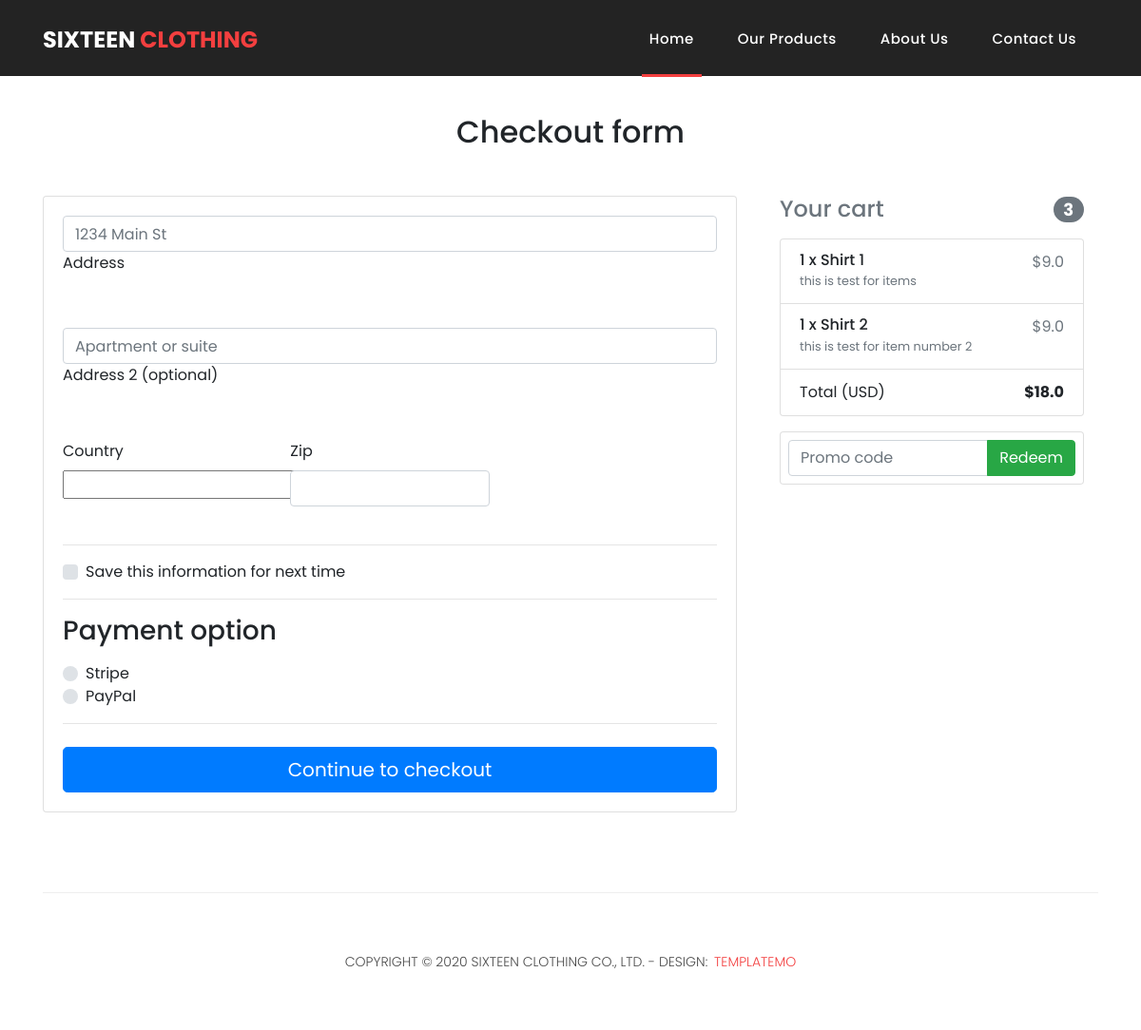
Before: /checkout/ (signed in) with the older database file.
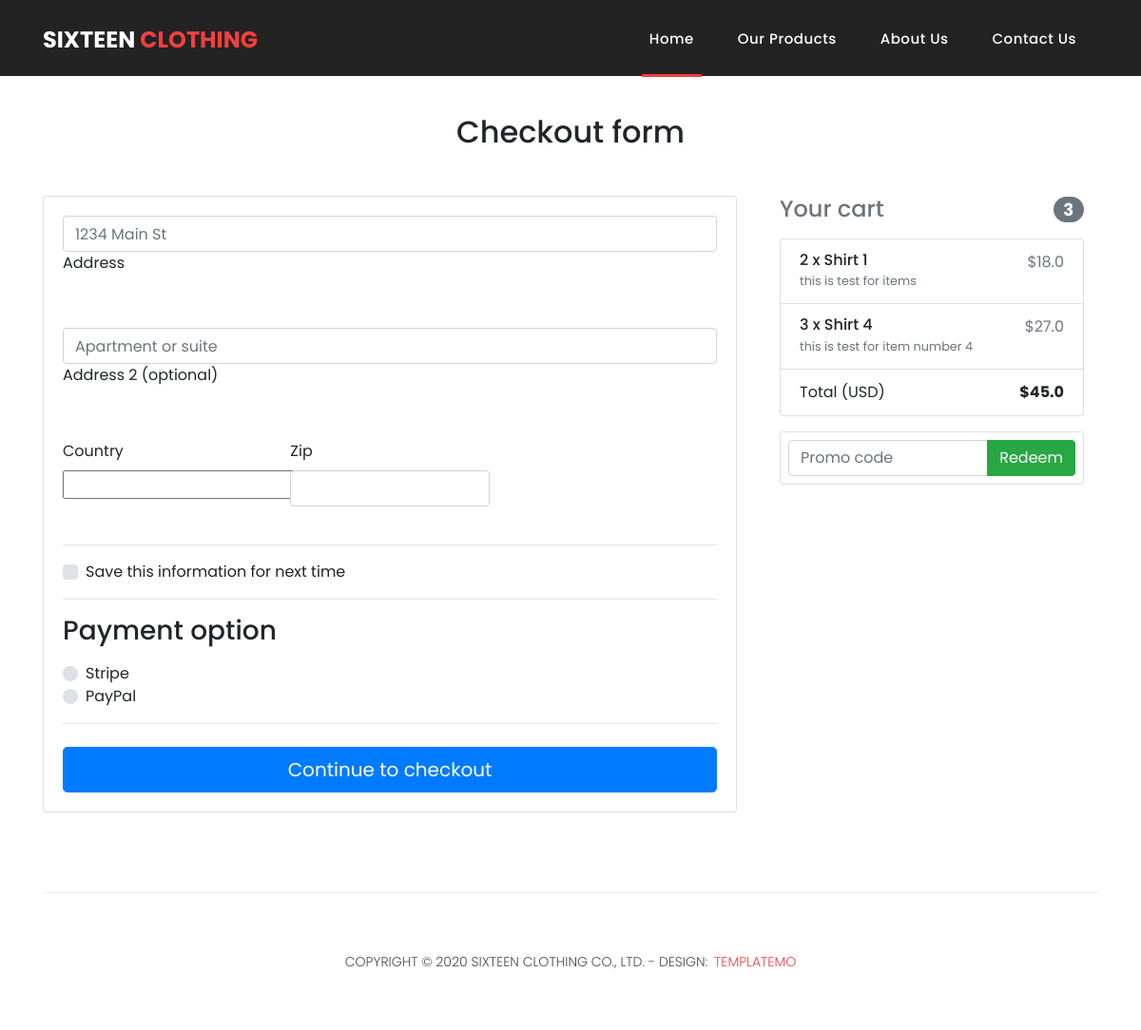
After: the same page with the newer database file.
### core/models.py (models this page shows, shortened)
class OrderItem(models.Model):
    user = models.ForeignKey(settings.AUTH_USER_MODEL,
                             on_delete=models.CASCADE)
    ordered = models.BooleanField(default=False)
    item = models.ForeignKey(Item, on_delete=models.CASCADE)
    quantity = models.IntegerField(default=1)
    def get_total_item_price(self):
        return self.quantity * self.item.price
    def get_final_price(self):
        if self.item.discount_price:
            return self.get_total_discount_item_price()
        return self.get_total_item_price()

class Item(models.Model):
    title = models.CharField(max_length=100)
    price = models.FloatField()
    discount_price = models.FloatField(blank=True, null=True)
    category = models.ForeignKey(Category,on_delete=models.CASCADE,max_length=100)
    label = models.CharField(choices=LABEL_CHOICES, max_length=1)
    slug = models.SlugField()
    description = models.TextField()
    image = models.ImageField()

class Order(models.Model):
    user = models.ForeignKey(settings.AUTH_USER_MODEL,
                             on_delete=models.CASCADE)
    ref_code = models.CharField(max_length=20, blank=True, null=True)
    items = models.ManyToManyField(OrderItem)
    start_date = models.DateTimeField(auto_now_add=True)
    ordered_date = models.DateTimeField()
    ordered = models.BooleanField(default=False)
    shipping_address = models.ForeignKey(
        'Address', related_name='shipping_address', on_delete=models.SET_NULL, blank=True, null=True)
    payment = models.ForeignKey(
        'Payment', on_delete=models.SET_NULL, blank=True, null=True)
    coupon = models.ForeignKey(
        'Coupon', on_delete=models.SET_NULL, blank=True, null=True)
    being_delivered = models.BooleanField(default=False)
    received = models.BooleanField(default=False)
    refund_requested = models.BooleanField(default=False)
    refund_granted = models.BooleanField(default=False)
    '''
    1. Item added to cart
    2. Adding a billing address
    (Failed checkout)
    3. Payment
    (Preprocessing, processing, packaging etc.)
    4. Being delivered
    5. Received
    6. Refunds
    '''
    def get_total(self):
        total = 0
        for order_item in self.items.all():
            total += order_item.get_final_price()
        if self.coupon:
            total -= self.coupon.amount
        return total

### core/views.py (the view, shortened to what this page needs)
# urls.py: path('checkout/', CheckoutView.as_view(), name='checkout'),
class CheckoutView(LoginRequiredMixin,View):
    def get(self, *args, **kwargs):
        try:
            order = Order.objects.get(user=self.request.user, ordered=False)
            form = CheckoutForm()
            context = {
                'form': form,
                'couponform': CouponForm(),
                'order': order,
                'DISPLAY_COUPON_FORM': True
            }
            shipping_address_qs = Address.objects.filter(
                user=self.request.user,
                default=True
            )
            if shipping_address_qs.exists():
                context.update(
                    {'default_shipping_address': shipping_address_qs[0]})
            return render(self.request, "shop/checkout.html", context)
        except ObjectDoesNotExist:
            messages.info(self.request, "You do not have an active order")
            return redirect("core:checkout")

### core/forms.py
class CheckoutForm(forms.Form):
    shipping_address = forms.CharField(required=False)
    shipping_address2 = forms.CharField(required=False)
    shipping_country = CountryField(blank_label='(select country)').formfield(
        required=False,
        widget=CountrySelectWidget(attrs={
            'class': 'custom-select d-block w-100',
        }))
    shipping_zip = forms.CharField(required=False)
    set_default_shipping = forms.BooleanField(required=False)
    use_default_shipping = forms.BooleanField(required=False)
    payment_option = forms.ChoiceField(
        widget=forms.RadioSelect, choices=PAYMENT_CHOICES)

class CouponForm(forms.Form):
    code = forms.CharField(widget=forms.TextInput(attrs={
        'class': 'form-control',
        'placeholder': 'Promo code',
        'aria-label': 'Recipient\'s username',
        'aria-describedby': 'basic-addon2'
    }))

### templates/shop/checkout.html (shortened to what this page needs)
{% extends 'shared/base.html' %}
{% block content %}
<main class="mt-5 pt-4">
    <div class="container wow fadeIn">
      <h2 class="my-5 h2 text-center">Checkout form</h2>
      <div class="row">
        <div class="col-md-8 mb-4">
          <div class="card">
            <form method="POST" class="card-body" >
              <div class="md-form mb-5">
                <input type="text" id="shipping_address" name='shipping_address' class="form-control" placeholder="1234 Main St">
                <label for="shipping_address" class="">Address</label>
              </div>
              <div class="md-form mb-5">
                <input type="text" id="shipping_address2" name='shipping_address2' class="form-control" placeholder="Apartment or suite">
                <label for="shipping_address2" class="">Address 2 (optional)</label>
              </div>
              <div class="row">
                <div class="col-lg-4 col-md-12 mb-4">
                  <label for="shipping_country">Country</label>
                    {{ form.shipping_country }}
                </div>
                <div class="col-lg-4 col-md-6 mb-4">
                  <label for="shipping_zip">Zip</label>
                  <input type="text" class="form-control" id="shipping_zip" name='shipping_zip' placeholder="" required="">
                </div>
              </div>
              <hr>
              <div class="custom-control custom-checkbox">
                <label class="custom-control-label" for="set_default_shipping">Save this information for next time</label>
              </div>
              <hr>
              <h3>Payment option</h3>
              <div class="d-block my-3">
                {% for value, name in form.fields.payment_option.choices %}
                <div class="custom-control custom-radio">
                  <label class="custom-control-label" for="{{ name }}">{{ name }}</label>
                </div>
                {% endfor %}
              </div>
              <hr class="mb-4">
              <button class="btn btn-primary btn-lg btn-block" type="submit">Continue to checkout</button>
            </form>
          </div>
        </div>
        <div class="col-md-4 mb-4">
            {% include 'shared/order_snippet.html' %}
        </div>
      </div>
    </div>
  </main>
{% endblock content %}

### templates/shared/order_snippet.html (shortened to what this page needs)
<div class="col-md-12 mb-4">
          <h4 class="d-flex justify-content-between align-items-center mb-3">
            <span class="text-muted">Your cart</span>
            <span class="badge badge-secondary badge-pill">3</span>
          </h4>
          <ul class="list-group mb-3 z-depth-1">
            {% for order_item in order.items.all %}
            <li class="list-group-item d-flex justify-content-between lh-condensed">
              <div>
                <h6 class="my-0">{{ order_item.quantity }} x {{ order_item.item.title}}</h6>
                <small class="text-muted">{{ order_item.item.description|truncatewords:20}}</small>
              </div>
              <span class="text-muted">${{ order_item.get_final_price }}</span>
            </li>
            {% endfor %}
            <li class="list-group-item d-flex justify-content-between">
              <span>Total (USD)</span>
              <strong>${{ order.get_total }}</strong>
            </li>
          </ul>
          {% if DISPLAY_COUPON_FORM %}
          <form class="card p-2" action="{% url 'core:add-coupon' %}" method="POST">
            <div class="input-group">
              {{ couponform.code }}
              <div class="input-group-append">
                <button class="btn btn-success btn-md waves-effect m-0" type="submit">Redeem</button>
              </div>
            </div>
          </form>
          {% endif %}
</div>

Changed rows visible on the page:
removed OrderItem: quantity "1", item "Shirt 1", item.description "this is test for items", get_final_price "9.0"
no longer on this page (row unchanged): OrderItem: quantity "1", item "Shirt 2", item.description "this is test for item number 2", get_final_price "9.0"
added OrderItem: quantity "2", item "Shirt 1", item.description "this is test for items", get_final_price "18.0"
added OrderItem: quantity "3", item "Shirt 4", item.description "this is test for item number 4", get_final_price "27.0"
computed for Order: get_total "18.0" → "45.0"
